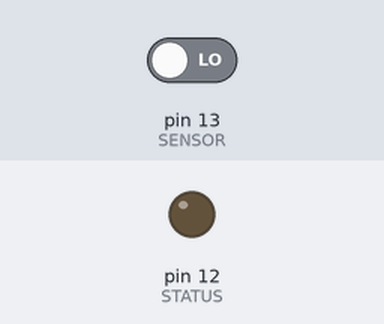
A sketch run on a simulated Arduino Uno, built with avr-gcc and run on an emulated ATmega328P. Shown: output pins drawn as LEDs (lit = HIGH). The test bench sets the inputs (shaded band); at power-on: pin 13 (SENSOR) LOW.

Above: at 2.8 s.
2.9 s: pin 13 (SENSOR) driven HIGH
At 4.4 s:
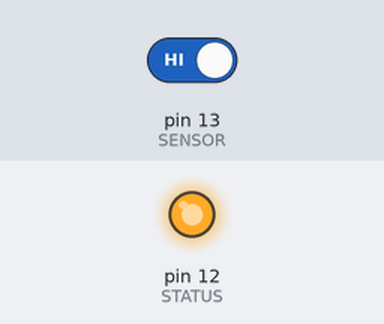
5.5 s: pin 13 (SENSOR) driven LOW
At 7.9 s:
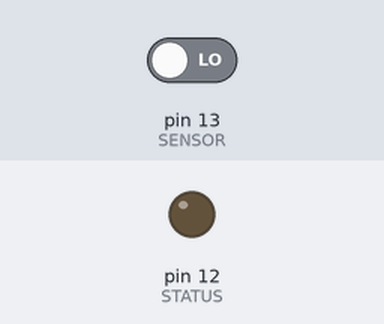
Timing chart, 0 to 9.4 s (numbered marks = the images above; inputs shaded):
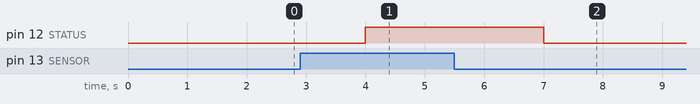

The sketch:

PIR.ino
```cpp
#define STATUS 12
#define SENSOR 13

void setup() {
  pinMode(SENSOR, INPUT); // declare sensor as input
  pinMode(STATUS, OUTPUT);  // declare LED as output
}

void loop(){
  long state = digitalRead(SENSOR);
  delay(1000);
    if(state == HIGH){
      digitalWrite (STATUS, HIGH);
      Serial.println("Motion detected!");
    }
    else {
          digitalWrite (STATUS, LOW);
          Serial.println("Motion absent!");
      }
}
```

Measured:
- after the input at 2.9 s, pin 12 (STATUS): LOW → HIGH after 1.1 s
- after the input at 5.5 s, pin 12 (STATUS): HIGH → LOW after 1.5 s
